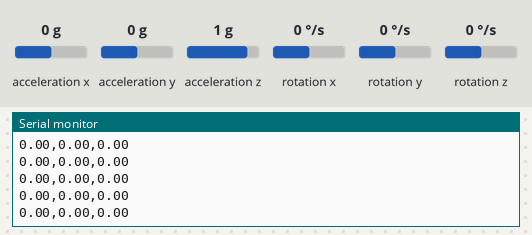
This sketch was run on a simulated Arduino Uno, built with avr-gcc and run on an emulated ATmega328P. Shown: the last lines printed to the serial monitor. Inputs (shaded band) come from the test bench; at power-on: acceleration x 0 g, acceleration y 0 g, acceleration z 1 g, rotation x 0 °/s, rotation y 0 °/s, rotation z 0 °/s.

Above: at 2.2 s.
2.3 s: acceleration x set to 0.8 g
At 3.3 s:
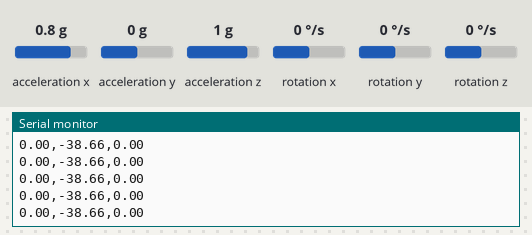
5.3 s: acceleration y set to -1.4 g
At 6.0 s:
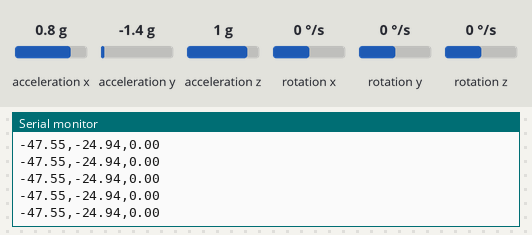
8.3 s: acceleration z set to -1.4 g
At 8.8 s:
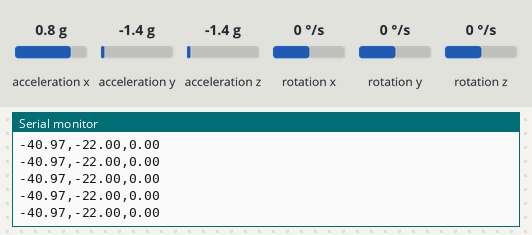
Timing chart, 0 to 9.4 s (numbered marks = the images above; inputs shaded):
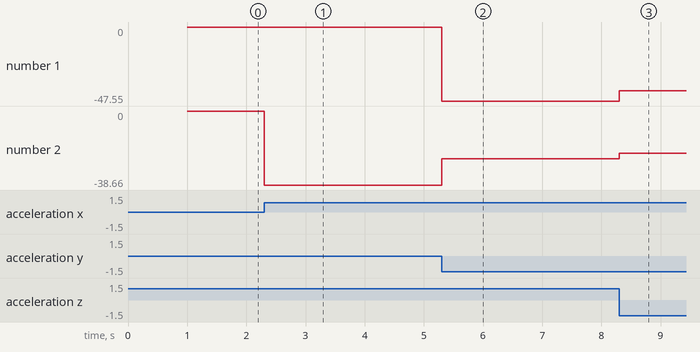

Measured:
- after the input at 2.3 s, the serial monitor: prints a new line at once (image 1)
- after the input at 5.3 s, the serial monitor: prints a new line at once (image 2)
- after the input at 8.3 s, the serial monitor: prints a new line at once (image 3)
- plotted number 1: 0 → -47.55 after the input at 5.3 s, -47.55 → -40.97 after the input at 8.3 s
- plotted number 2: 0 → -38.66 after the input at 2.3 s, -38.66 → -24.94 after the input at 5.3 s, -24.94 → -22 after the input at 8.3 s

The sketch:

MPU6050Light2.ino
```cpp
// (licence header left out)
#include "Wire.h"
#include "MPU6050_light.h"

MPU6050 mpu(Wire);

unsigned long timer = 0;

void setup() {
  Serial.begin(115200);
  Wire.begin();

  byte status = mpu.begin();
  Serial.print(F("MPU6050 status: "));
  Serial.println(status);
  while(status!=0){ } // stop everything if could not connect to MPU6050


  /*
   * * Mapping of the different gyro and accelero configurations:
 *
 * GYRO_CONFIG_[0,1,2,3] range = +- [250, 500,1000,2000] deg/s
 *                       sensi =    [131,65.5,32.8,16.4] bit/(deg/s)
 *
 * ACC_CONFIG_[0,1,2,3] range = +- [    2,   4,   8,  16] times the gravity (9.81 m/s^2)
 *                      sensi =    [16384,8192,4096,2048] bit/gravity
 *
 /*
#define MPU6050_DLPF_BW_256         0x00 // not recommeded
#define MPU6050_DLPF_BW_188         0x01
#define MPU6050_DLPF_BW_98          0x02
#define MPU6050_DLPF_BW_42          0x03
#define MPU6050_DLPF_BW_20          0x04
#define MPU6050_DLPF_BW_10          0x05
#define MPU6050_DLPF_BW_5           0x06
*/


  mpu.setGyroConfig(4);
  mpu.setAccConfig(16);
  // mpu.setFilterBandwidth(1);

  Serial.println(F("Calculating offsets, do not move MPU6050"));

  mpu.calcOffsets(true,true); // gyro and accelero
  //delay(1000);
  Serial.println("Done!\n");

}

void loop() {
  mpu.update();
/*
  if(millis() - timer > 1000){ // print data every second
    Serial.print(F("TEMPERATURE: "));Serial.println(mpu.getTemp());
    Serial.print(F("ACCELERO  X: "));Serial.print(mpu.getAccX());
    Serial.print("\tY: ");Serial.print(mpu.getAccY());
    Serial.print("\tZ: ");Serial.println(mpu.getAccZ());

    Serial.print(F("GYRO      X: "));Serial.print(mpu.getGyroX());
    Serial.print("\tY: ");Serial.print(mpu.getGyroY());
    Serial.print("\tZ: ");Serial.println(mpu.getGyroZ());

    Serial.print(F("ACC ANGLE X: "));Serial.print(mpu.getAccAngleX());
    Serial.print("\tY: ");Serial.println(mpu.getAccAngleY());

    Serial.print(F("ANGLE     X: "));Serial.print(mpu.getAngleX());
    Serial.print("\tY: ");Serial.print(mpu.getAngleY());
    Serial.print("\tZ: ");Serial.println(mpu.getAngleZ());
    Serial.println(F("=====================================================\n"));
    timer = millis();
  }

  motionROLL,motionPITCH,motionYAW;
  */
  Serial.print(mpu.getAngleX());
  Serial.print(",");
  Serial.print(mpu.getAngleY());
  Serial.print(",");
  Serial.print(mpu.getAngleZ());
  Serial.print("\n");
}
```
